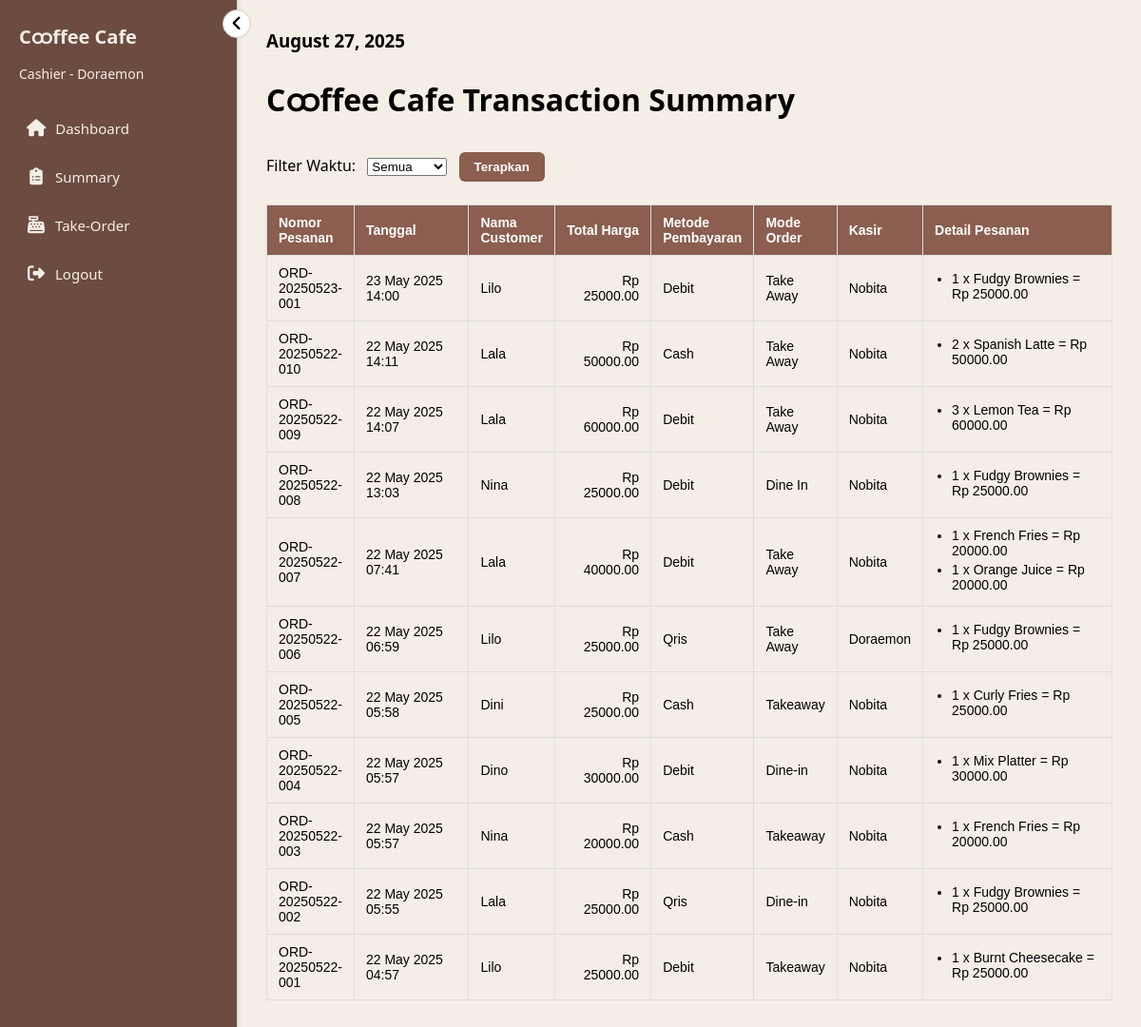
/summary/ (signed in), run on the app's committed database.
### mainMenu/models.py (models this page shows, shortened)
class Order(models.Model):
    METODE_PEMBAYARAN_CHOICES = [
        ('Cash', 'Cash'),
        ('Debit', 'Debit'),
        ('Qris', 'Qris'),
    ]
    ORDER_MODE_CHOICES = [
    ('Dine-in', 'Dine-in'),
    ('Takeaway', 'Takeaway'),
    ]
    id_order = models.AutoField(primary_key=True)
    nomor_pesanan = models.CharField(max_length=20, unique=True)
    tanggal = models.DateTimeField(auto_now_add=True)
    nama_customer = models.CharField(max_length=100, blank=True, null=True)
    total_harga = models.DecimalField(max_digits=10, decimal_places=2, default=0.00)
    metode_pembayaran = models.CharField(max_length=10, choices=METODE_PEMBAYARAN_CHOICES)
    order_mode = models.CharField(max_length=10, choices=ORDER_MODE_CHOICES)
    kasir = models.ForeignKey(User, on_delete=models.SET_NULL, null=True)

class DetailOrder(models.Model):
    id_detailOrder = models.AutoField(primary_key=True)
    order = models.ForeignKey(Order, on_delete=models.CASCADE, related_name='detail_orders')
    menu = models.ForeignKey(Menu, on_delete=models.SET_NULL, null=True)
    jumlah_item = models.PositiveIntegerField()
    subtotal = models.DecimalField(max_digits=10, decimal_places=2)

class Menu(models.Model):
    KATEGORI_CHOICES = [
        ('snack', 'Snack'),
        ('pastry', 'Pastry'),
        ('cake', 'Cake'),
        ('coffee', 'Coffee'),
        ('non_coffee', 'Non Coffee'),
    ]
    id_menu = models.AutoField(primary_key=True)
    nama_item = models.CharField(max_length=100)
    kategori = models.CharField(max_length=20, choices=KATEGORI_CHOICES)
    gambar = models.ImageField(upload_to='menu_images/', blank=True, null=True)
    harga = models.DecimalField(max_digits=10, decimal_places=2)
    status = models.BooleanField(default=True)

### mainMenu/views.py (the view)
# urls.py: path('summary/', views.kasir_summary, name='kasir_summary'),
@login_required
def kasir_summary(request):
    filter_param = request.GET.get('filter', 'all')
    today = now().date()
    start_of_week = today - timedelta(days=today.weekday())
    if filter_param == "today":
        orders = Order.objects.filter(tanggal__date=today)
    elif filter_param == "week":
        orders = Order.objects.filter(tanggal__date__gte=start_of_week)
    else:
        orders = Order.objects.all()
    orders = orders.prefetch_related('detail_orders__menu').order_by('-tanggal')
    return render(request, 'kasir/summary.html', {'orders': orders})

### mainMenu/templates/kasir/summary.html (shortened to what this page needs)
{% extends 'base.html' %}
{% block content %}
   <form method="get">
    <div class="header">
      <h3>{% now "F d, Y" %}</h3>
    </div>
  </form>
  <div class="summary-header">
    <h1>Cထffee Cafe Transaction Summary</h1>
    <div class="summary-controls">
        <form method="get" class="filter-form">
        <label for="filter">Filter Waktu:</label>
        <select name="filter" id="filter">
            <option value="all" {% if request.GET.filter == "all" or not request.GET.filter %}selected{% endif %}>Semua</option>
        </select>
        <button type="submit" class="btn btn-primary">Terapkan</button>
        </form>
    </div>
  </div>
    <div id="summaryTableWrapper">
        <table class="summary-table" border="1" cellpadding="5" cellspacing="0">
            <thead>
                <tr>
                    <th>Nomor Pesanan</th>
                    <th>Tanggal</th>
                    <th>Nama Customer</th>
                    <th>Total Harga</th>
                    <th>Metode Pembayaran</th>
                    <th>Mode Order</th>
                    <th>Kasir</th>
                    <th>Detail Pesanan</th>
                </tr>
            </thead>
            <tbody>
            {% for order in orders %}
                <tr>
                    <td>{{ order.nomor_pesanan }}</td>
                    <td>{{ order.tanggal|date:"d M Y H:i" }}</td>
                    <td>{{ order.nama_customer|default:"-" }}</td>
                    <td>Rp {{ order.total_harga|floatformat:2 }}</td>
                    <td>{{ order.metode_pembayaran }}</td>
                    <td>{{ order.order_mode }}</td>
                    <td>{{ order.kasir }}</td>
                    <td>
                        <ul>
                        {% for detail in order.detail_orders.all %}
                            <li>{{ detail.jumlah_item }} x {{ detail.menu.nama_item }} = Rp {{ detail.subtotal|floatformat:2 }}</li>
                        {% empty %}
                            <li>Tidak ada detail</li>
                        {% endfor %}
                        </ul>
                    </td>
                </tr>
            {% empty %}
                <tr><td colspan="7">Belum ada order.</td></tr>
            {% endfor %}
            </tbody>
        </table>
    </div>
{% endblock %}

### mainMenu/templates/base.html (shortened to what this page needs)
{% load static %}
<!DOCTYPE html>
<html lang="id">
<head>
  <link rel="stylesheet" href="{% static 'css/style.css' %}">
  <link rel="stylesheet" href="https://cdnjs.cloudflare.com/ajax/libs/font-awesome/6.5.0/css/all.min.css">
</head>
<body>
  <div class="container-dashboard">
    <aside class="kasir-sidebar">
      <button id="toggleSidebar" class="toggle-sidebar-btn">
        <i class="fas fa-angle-left"></i>
      </button>
      <div class="kasir-brand">
        <h2>Cထffee Cafe</h2>
        <p>Cashier - {{ user.username }}</p>
      </div>
      <nav class="kasir-nav">
        <ul class="sidebar-menu">
          <li><a href="{% url 'kasir_dashboard' %}"><i class="fas fa-home"></i><span>Dashboard</span></a></li>
          <li><a href="{% url 'kasir_summary' %}"><i class="fa-solid fa-clipboard-list"></i><span>Summary</span></a></li>
          <li><a href="{% url 'kasir_order' %}"><i class="fas fa-cash-register"></i><span>Take-Order</span></a></li>
          <li>
            <form method="POST" action="{% url 'logout' %}" id="logoutForm">
              <button type="submit" onclick="return confirmLogout(event)">
                <i class="fas fa-sign-out-alt"></i><span>Logout</span>
              </button>
            </form>
          </li>
        </ul>
      </nav>
    </aside>
    <main class="main-content">
      {% block content %}
      {% endblock %}
    </main>
  </div>
</body>
</html>

### mainMenu/static/css/style.css (style rules this page uses)
* { margin: 0; padding: 0; box-sizing: border-box; }
body { font-family: 'Segoe UI', sans-serif; display: flex; height: 100vh; background-color: #f5eee6; }
.container-dashboard { display: flex; width: 100%; }
.kasir-sidebar { width: 250px; height: 100vh; background-color: #6c4c41; border-right: 1px solid #ccc; padding: 20px; box-shadow: 2px 0 5px rgba(0,0,0,0.05); position: fixed; }
.kasir-brand { margin-bottom: 30px; }
.kasir-brand h2 { color: #f5eee6; font-size: 20px; margin: 0; }
.kasir-brand p { color: #f5eee6; font-size: 14px; margin: 5px 0 0; }
.kasir-nav ul { list-style: none; padding: 0; margin: 0; }
.kasir-nav ul li { margin-bottom: 15px; }
.kasir-nav ul li a, .kasir-nav ul li button { display: flex; align-items: center; gap: 10px; color: #f5eee6; text-decoration: none; font-size: 15px; background: none; border: none; cursor: pointer; width: 100%; text-align: left; padding: 8px; border-radius: 4px; transition: background 0.2s; }
.sidebar-menu { list-style: none; padding: 0; margin: 0; }
.sidebar-menu li { margin-bottom: 15px; }
.sidebar-menu li a, .sidebar-menu li button { display: flex; align-items: center; gap: 12px; padding: 10px 16px; font-size: 16px; color: #333; background: none; border: none; text-decoration: none; width: 100%; text-align: left; cursor: pointer; }
.sidebar-menu li button { font-family: inherit; }
.sidebar-menu i { min-width: 20px; text-align: center; font-size: 18px; }
.toggle-sidebar-btn { background: none; border: none; cursor: pointer; font-size: 18px; position: absolute; top: 10px; right: -15px; background-color: #fff; border: 1px solid #ccc; border-radius: 50%; width: 30px; height: 30px; display: flex; justify-content: center; align-items: center; z-index: 1001; }
.container-dashboard { display: flex; }
.main-content { margin-left: 250px; transition: margin-left 0.3s; padding: 20px; flex: 1; }
.main-content { flex: 1; padding: 30px; overflow-y: auto; }
.header { display: flex; justify-content: space-between; align-items: center; margin-bottom: 20px; }
h1 { margin-bottom: 15px; }
table.summary-table { width: 100%; border-collapse: collapse; font-family: Arial, sans-serif; font-size: 14px; }
table.summary-table thead { background-color: #8b5e4f; color: white; }
table.summary-table th, table.summary-table td { border: 1px solid #ddd; padding: 10px 12px; text-align: left; }
table.summary-table th:nth-child(1), table.summary-table td:nth-child(1) { width: 10%; }
table.summary-table th:nth-child(2), table.summary-table td:nth-child(2) { width: 15%; }
table.summary-table th:nth-child(4), table.summary-table td:nth-child(4) { text-align: right; width: 12%; }
table.summary-table th:nth-child(8), table.summary-table td:nth-child(8) { width: 25%; }
table.summary-table td ul { margin: 0; padding-left: 18px; }
table.summary-table td ul li { margin-bottom: 4px; }
.summary-header { margin-bottom: 1.5rem; }
.filter-form select, .filter-form button { margin-left: 0.5rem; }
.btn { padding: 0.5rem 1rem; border: none; border-radius: 6px; cursor: pointer; font-weight: bold; }
.btn-primary { background-color: #8b5e4f; color: white; }

### data on the page
Order: nomor_pesanan "ORD-20250523-001", tanggal "23 May 2025 14:00", nama_customer "Lilo", total_harga "25000.00", metode_pembayaran "Debit", order_mode "Take Away", kasir "Nobita"
DetailOrder: jumlah_item "1", menu.nama_item "Fudgy Brownies", subtotal "25000.00"
Order: nomor_pesanan "ORD-20250522-010", tanggal "22 May 2025 14:11", nama_customer "Lala", total_harga "50000.00", metode_pembayaran "Cash", order_mode "Take Away", kasir "Nobita"
DetailOrder: jumlah_item "2", menu.nama_item "Spanish Latte", subtotal "50000.00"
Order: nomor_pesanan "ORD-20250522-009", tanggal "22 May 2025 14:07", nama_customer "Lala", total_harga "60000.00", metode_pembayaran "Debit", order_mode "Take Away", kasir "Nobita"
DetailOrder: jumlah_item "3", menu.nama_item "Lemon Tea", subtotal "60000.00"
Order: nomor_pesanan "ORD-20250522-008", tanggal "22 May 2025 13:03", nama_customer "Nina", total_harga "25000.00", metode_pembayaran "Debit", order_mode "Dine In", kasir "Nobita"
DetailOrder: jumlah_item "1", menu.nama_item "Fudgy Brownies", subtotal "25000.00"
Order: nomor_pesanan "ORD-20250522-007", tanggal "22 May 2025 07:41", nama_customer "Lala", total_harga "40000.00", metode_pembayaran "Debit", order_mode "Take Away", kasir "Nobita"
DetailOrder: jumlah_item "1", menu.nama_item "French Fries", subtotal "20000.00"
DetailOrder: jumlah_item "1", menu.nama_item "Orange Juice", subtotal "20000.00"
Order: nomor_pesanan "ORD-20250522-006", tanggal "22 May 2025 06:59", nama_customer "Lilo", total_harga "25000.00", metode_pembayaran "Qris", order_mode "Take Away", kasir "Doraemon"
DetailOrder: jumlah_item "1", menu.nama_item "Fudgy Brownies", subtotal "25000.00"
Order: nomor_pesanan "ORD-20250522-005", tanggal "22 May 2025 05:58", nama_customer "Dini", total_harga "25000.00", metode_pembayaran "Cash", order_mode "Takeaway", kasir "Nobita"
DetailOrder: jumlah_item "1", menu.nama_item "Curly Fries", subtotal "25000.00"
Order: nomor_pesanan "ORD-20250522-004", tanggal "22 May 2025 05:57", nama_customer "Dino", total_harga "30000.00", metode_pembayaran "Debit", order_mode "Dine-in", kasir "Nobita"
DetailOrder: jumlah_item "1", menu.nama_item "Mix Platter", subtotal "30000.00"
Order: nomor_pesanan "ORD-20250522-003", tanggal "22 May 2025 05:57", nama_customer "Nina", total_harga "20000.00", metode_pembayaran "Cash", order_mode "Takeaway", kasir "Nobita"
DetailOrder: jumlah_item "1", menu.nama_item "French Fries", subtotal "20000.00"
Order: nomor_pesanan "ORD-20250522-002", tanggal "22 May 2025 05:55", nama_customer "Lala", total_harga "25000.00", metode_pembayaran "Qris", order_mode "Dine-in", kasir "Nobita"
DetailOrder: jumlah_item "1", menu.nama_item "Fudgy Brownies", subtotal "25000.00"
Order: nomor_pesanan "ORD-20250522-001", tanggal "22 May 2025 04:57", nama_customer "Lilo", total_harga "25000.00", metode_pembayaran "Debit", order_mode "Takeaway", kasir "Nobita"
DetailOrder: jumlah_item "1", menu.nama_item "Burnt Cheesecake", subtotal "25000.00"

### other printed values
{{ user.username }} "Doraemon"
